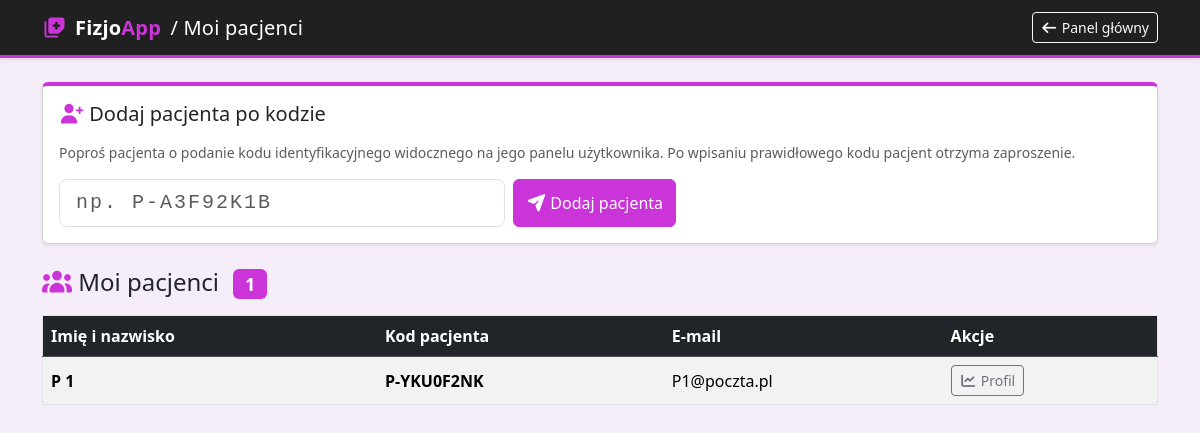
/pacjenci-fizjo/ (signed in), run on the app's committed database.
### fizjoapp/models.py (models this page shows, shortened)
class Pacjent(models.Model):
    user = models.OneToOneField(User, on_delete=models.CASCADE, null=True, blank=True)
    imie = models.CharField(max_length=50, verbose_name="Imię pacjenta")
    nazwisko = models.CharField(max_length=100, verbose_name="Nazwisko pacjenta")
    email = models.EmailField(verbose_name="Adres e-mail")
    fizjo = models.ForeignKey(
        Fizjoterapeuta,
        on_delete=models.SET_NULL,
        null=True,
        blank=True,
        related_name="pacjenci",
        verbose_name="Fizjoterapeuta odpowiedzialny za pacjenta"
    )
    kod_pacjenta = models.CharField(
        max_length=20,
        unique=True,
        null=True,
        blank=True,
        verbose_name="Kod pacjenta"
    )

### fizjoapp/views.py (the view)
# urls.py: path('pacjenci-fizjo/', views.pacjenci_fizjo, name='pacjenci_fizjo'),
@login_required
def pacjenci_fizjo(request):
    if not hasattr(request.user, 'fizjoterapeuta'):
        return render(request, '403.html', status=403)
    fizjo = request.user.fizjoterapeuta
    zaakceptowani = FizjoPacjent.objects.filter(fizjoterapeuta=fizjo, status='zaakceptowany').select_related('pacjent')
    oczekujace = FizjoPacjent.objects.filter(fizjoterapeuta=fizjo, status='oczekujacy').select_related('pacjent')
    return render(request, 'pacjenci_fizjo.html', {
        'pacjenci': [r.pacjent for r in zaakceptowani],
        'oczekujace': oczekujace,
    })

### fizjoapp/templates/pacjenci_fizjo.html (shortened to what this page needs)
{% load static %}
<!doctype html>
<html lang="pl">
<head>
  <link rel="stylesheet" href="{% static 'css/bootstrap.min.css' %}"/>
  <link rel="stylesheet" href="{% static 'css/all.min.css' %}"/>
  <link rel="stylesheet" href="{% static 'css/calendar.css' %}"/>
  <link rel="stylesheet" href="{% static 'css/buttons.css' %}"/>
</head>
<body>
  <nav class="fizjo-nav shadow-sm mb-4">
      <div class="container d-flex justify-content-between align-items-center">
        <span class="brand-text">
          <i class="fas fa-notes-medical me-2" style="color:#cb34d9"></i>Fizjo<span>App</span>
          <span class="text-white fw-light ms-1"><b>/ Moi pacjenci</b></span>
        </span>
          <a href="{% url 'dashboard_fizjo' %}" class="btn btn-outline-light btn-sm"><i class="fas fa-arrow-left"></i> Panel główny</a>
      </div>
    </nav>
  <div class="container pb-5">
    <div class="card shadow-sm mb-4" style="border-top: 4px solid #cb34d9;">
      <div class="card-body">
        <h5 class="card-title mb-3">
          <i class="fas fa-user-plus" style="color:#cb34d9"></i> Dodaj pacjenta po kodzie
        </h5>
        <p class="text-muted small mb-3">
          Poproś pacjenta o podanie kodu identyfikacyjnego widocznego na jego panelu użytkownika.
          Po wpisaniu prawidłowego kodu pacjent otrzyma zaproszenie.
        </p>
        <form method="POST" action="{% url 'dodaj_pacjenta_po_kodzie' %}" class="row g-2 align-items-start">
          <div class="col-md-5">
            <input
              type="text"
              name="kod"
              value="{{ wpisany_kod|default:'' }}"
              class="form-control form-control-lg {% if blad %}is-invalid{% endif %}"
              placeholder="np. P-A3F92K1B"
              maxlength="20"
              autocomplete="off"
              style="font-family: monospace; letter-spacing: 0.1em;"
            />
          </div>
          <div class="col-auto">
            <button type="submit" class="btn btn-fizbtn" style="height:48px">
              <i class="fas fa-paper-plane"></i> Dodaj pacjenta
            </button>
          </div>
        </form>
      </div>
    </div>
    <h4 class="mb-3">
      <i class="fas fa-users" style="color:#cb34d9"></i> Moi pacjenci
      <span class="badge badge-fiz ms-2">{{ pacjenci|length }}</span>
    </h4>
    {% if pacjenci %}
    <div class="table-responsive">
      <table class="table table-striped table-hover border align-middle">
        <thead class="table-dark">
          <tr>
            <th>Imię i nazwisko</th>
            <th>Kod pacjenta</th>
            <th>E-mail</th>
            <th>Akcje</th>
          </tr>
        </thead>
        <tbody>
          {% for pacjent in pacjenci %}
          <tr>
            <td><strong>{{ pacjent.imie }} {{ pacjent.nazwisko }}</strong></td>
            <td><strong>{{ pacjent.kod_pacjenta|default:"—" }}</strong></td>
            <td>{{ pacjent.email }}</td>
            <td>
              <a href="{% url 'profil_pacjenta' pacjent.id %}" class="btn btn-sm btn-outline-secondary">
                <i class="fas fa-chart-line"></i> Profil
              </a>
            </td>
          </tr>
          {% endfor %}
        </tbody>
      </table>
    </div>
    {% else %}
    <div class="alert alert-info">
      <i class="fas fa-info-circle"></i>
      Nie masz jeszcze żadnych pacjentów. Dodaj pierwszego używając formularza powyżej.
    </div>
    {% endif %}
  </div>
</body>
</html>

### static/css/calendar.css (style rules this page uses)
body { background: #f5edf8; font-family: 'Segoe UI', system-ui, sans-serif; }
.fizjo-nav { background: #202020; border-bottom: 3px solid #cb34d9; padding: 0.75rem 0; }
.fizjo-nav .brand-text { font-size: 1.25rem; font-weight: 700; color: #fff; letter-spacing: 0.01em; }
.fizjo-nav .brand-text span { color: #cb34d9; }
:root { --fc-border-color: #ead5f5; --fc-today-bg-color: rgba(203, 52, 217, 0.07); --fc-highlight-color: rgba(203, 52, 217, 0.13); --fc-button-bg-color: #cb34d9; --fc-button-border-color: #b52ec2; --fc-button-hover-bg-color: #b52ec2; --fc-button-hover-border-color: #9c28a8; --fc-button-active-bg-color: #7b1fa2; --fc-button-active-border-color: #7b1fa2; --fc-event-border-color: transparent; --fc-page-bg-color: #fff; }

### static/css/buttons.css (style rules this page uses)
.btn-fizbtn { background-color: #cb34d9; border-color: #cb34d9; color: white; }
.badge-fiz { background-color: #cb34d9 !important; color: #ffffff !important; }

### data on the page
Pacjent: imie "P", nazwisko "1", kod_pacjenta "P-YKU0F2NK", email "P1@poczta.pl"

### other printed values
{{ pacjenci|length }} "1"
